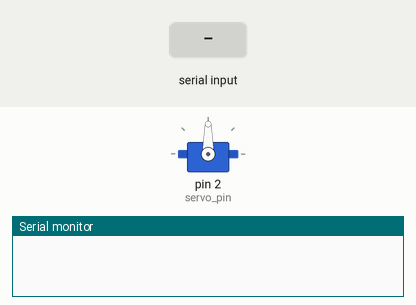
This sketch was run on a simulated Arduino Uno, built with avr-gcc and run on an emulated ATmega328P. On the bench: servo, the last lines printed to the serial monitor. The inputs (shaded band) are chosen by the test bench.

Above: at 1.2 s.
1.3 s: "30,150\n" received over Serial
At 1.7 s:
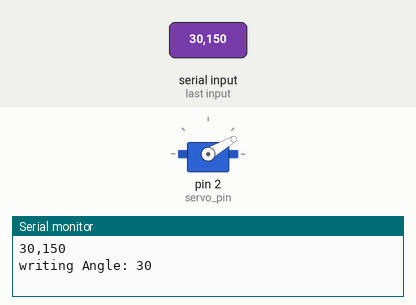
2.8 s: "5\n" received over Serial
At 3.7 s:
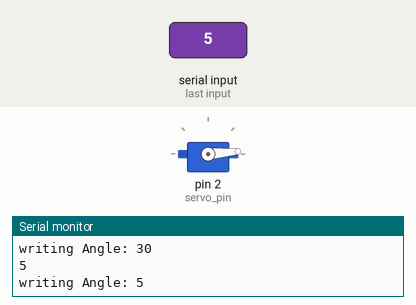
4.3 s: "90,45\n" received over Serial
At 5.1 s:
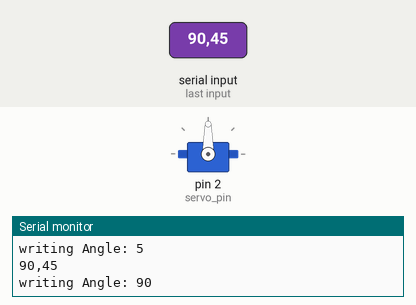
Timing chart, 0 to 7.3 s (numbered marks = the images above; inputs shaded):
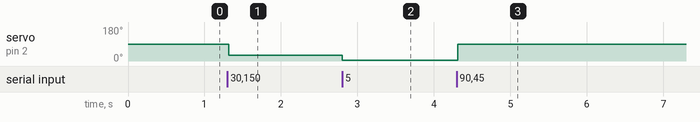

The sketch:

ServoController.ino
```cpp
#include <Servo.h>


// pins
const byte servo_pin = 2;

// Stream buffer
String readString;

// Servo
Servo servomotor;

// Angle variable
unsigned char angle = 0;


void setup()
{
  // Initialize the serial link
  Serial.begin(9600);

  // Attahc the servo
  servomotor.attach(servo_pin);
}

void loop()
{
  // Get the data
  while (Serial.available())
  {
    // read the incoming byte:
    char c = Serial.read();
    readString += c;
    delay(2);
  }

  // Check data + write angle
  if (readString.length() >0)
  {
    Serial.println(readString);  //so you can see the captured string
    int n = readString.toInt();  //convert readString into a number

    // auto select appropriate value, copied from someone elses code.
    if(n > 180 || n < 0)
    {
      Serial.println("Not good value");
    }
    else
    {
      Serial.print("writing Angle: ");
      Serial.println(n);
      servomotor.write(n);
    }

    readString=""; //empty for next input
  }

}
```

Measured:
- after the input at 1.3 s, servo on pin 2 (servo_pin): 90° → 30° at once
- after the input at 2.8 s, servo on pin 2 (servo_pin): 30° → 5° at once
- after the input at 4.3 s, servo on pin 2 (servo_pin): 5° → 90° at once
